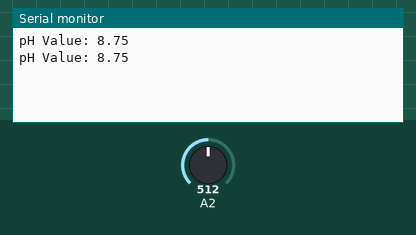
This sketch was run on a simulated Arduino Uno, built with avr-gcc and run on an emulated ATmega328P. Parts: the last lines printed to the serial monitor. The test bench sets the inputs (shaded band); at power-on: A2 = 512.

Above: at 1.9 s.
2.0 s: A2 set to 716
At 2.9 s:
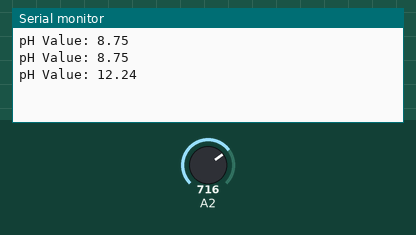
3.5 s: A2 set to 900
At 3.5 s:
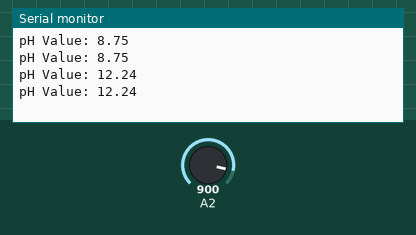
Timing chart, 0 to 6.5 s (numbered marks = the images above; inputs shaded):
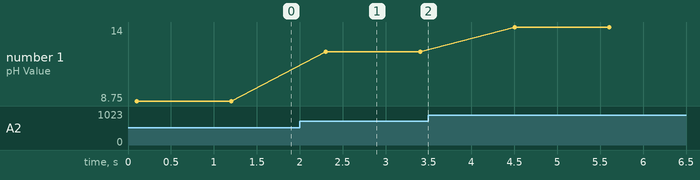

The sketch:

pH.ino
```cpp
#define OFFSET 0.00
int analogInput;
int buf[10];
double voltage, pH;

void setup() {
  Serial.begin(9600);
}

void loop() {
  analogInput = analogRead(A2);

  // input 10 buffer array values from analog input, increased accuracy
  for (int i = 0; i < 10; i++) {
    buf[i] = analogInput;
    delay(10);
  }
  sort(); // calls sort method

  // find 6 center values for average
  int avg = 0;
  for (int i = 2; i < 8; i++)
    avg += buf[i];
  avg /= 6;

  voltage = (double)avg * (5.0 / 1024.0);

  pH = 3.5 * voltage - OFFSET; // convert from volt to pH

  // Serial.println(voltage);
  Serial.print("pH Value: ");
  if (pH < 14.00)
    Serial.println(pH);
  else
    Serial.println(14.00);

  delay(1000);
}

// sort array method
void sort() {
  for (int i = 0; i < 9; i++) {
    for (int j = i + 1; j < 10; j++) {
      if (buf[i] > buf[j]) {
        int temp = buf[i];
        buf[i] = buf[j];
        buf[j] = temp;
      }
    }
  }
}
```

Measured:
- after the input at 2.0 s, the serial monitor: prints a new line after 0.30 s (image 1)
- plotted number 1: 8.75 → 12.24 after the input at 2.0 s, 12.24 → 14 after the input at 3.5 s
